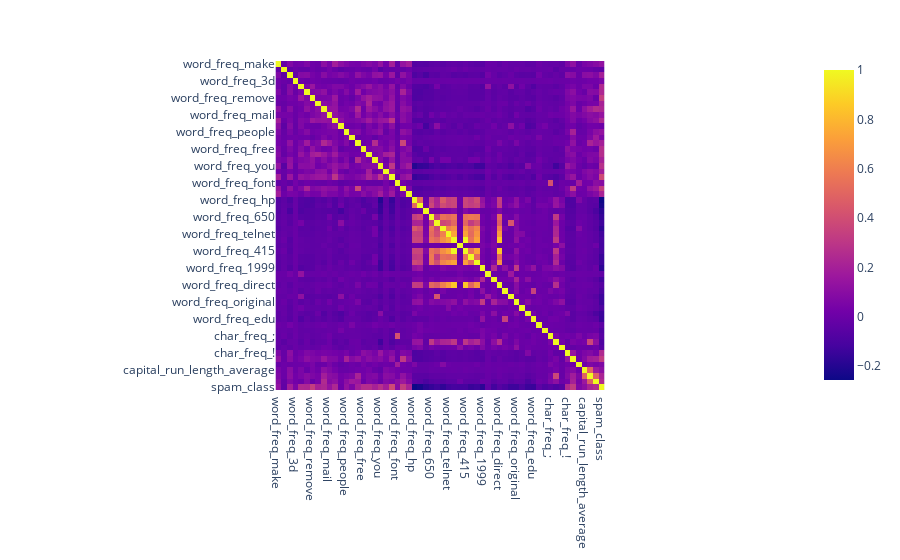

The notebook cell this image was saved under:
### Code cell
fig = px.imshow(df_corr, text_auto=True)
fig.show()

### Figure 1 — Plotly figure (JSON) as saved in the notebook; plotly's stock layout.template omitted (floating-point values rounded to 4 significant figures; data arrays with more than 128 entries replaced by an {"elided": "..."} marker saying what was removed)
{"data": [{"coloraxis": "coloraxis", "hovertemplate": "x: %{x}<br>y: %{y}<br>color: %{z}<extra></extra>", "name": "0", "texttemplate": "%{z}", "type": "heatmap", "x": ["word_freq_make", "word_freq_address", "word_freq_all", "word_freq_3d", "word_freq_our", "word_freq_over", "word_freq_remove", "word_freq_internet", "word_freq_order", "word_freq_mail", "word_freq_receive", "word_freq_will", "word_freq_people", "word_freq_report", "word_freq_addresses", "word_freq_free", "word_freq_business", "word_freq_email", "word_freq_you", "word_freq_credit", "word_freq_your", "word_freq_font", "word_freq_000", "word_freq_money", "word_freq_hp", "word_freq_hpl", "word_freq_george", "word_freq_650", "word_freq_lab", "word_freq_labs", "word_freq_telnet", "word_freq_857", "word_freq_data", "word_freq_415", "word_freq_85", "word_freq_technology", "word_freq_1999", "word_freq_parts", "word_freq_pm", "word_freq_direct", "word_freq_cs", "word_freq_meeting", "word_freq_original", "word_freq_project", "word_freq_re", "word_freq_edu", "word_freq_table", "word_freq_conference", "char_freq_;", "char_freq_(", "char_freq_[", "char_freq_!", "char_freq_$", "char_freq_#", "capital_run_length_average", "capital_run_length_longest", "capital_run_length_total", "spam_class"], "xaxis": "x", "y": ["word_freq_make", "word_freq_address", "word_freq_all", "word_freq_3d", "word_freq_our", "word_freq_over", "word_freq_remove", "word_freq_internet", "word_freq_order", "word_freq_mail", "word_freq_receive", "word_freq_will", "word_freq_people", "word_freq_report", "word_freq_addresses", "word_freq_free", "word_freq_business", "word_freq_email", "word_freq_you", "word_freq_credit", "word_freq_your", "word_freq_font", "word_freq_000", "word_freq_money", "word_freq_hp", "word_freq_hpl", "word_freq_george", "word_freq_650", "word_freq_lab", "word_freq_labs", "word_freq_telnet", "word_freq_857", "word_freq_data", "word_freq_415", "word_freq_85", "word_freq_technology", "word_freq_1999", "word_freq_parts", "word_freq_pm", "word_freq_direct", "word_freq_cs", "word_freq_meeting", "word_freq_original", "word_freq_project", "word_freq_re", "word_freq_edu", "word_freq_table", "word_freq_conference", "char_freq_;", "char_freq_(", "char_freq_[", "char_freq_!", "char_freq_$", "char_freq_#", "capital_run_length_average", "capital_run_length_longest", "capital_run_length_total", "spam_class"], "yaxis": "y", "z": {"elided": "58x58 float values"}}], "layout": {"coloraxis": {"colorscale": [[0, "#0d0887"], [0.1111, "#46039f"], [0.2222, "#7201a8"], [0.3333, "#9c179e"], [0.4444, "#bd3786"], [0.5556, "#d8576b"], [0.6667, "#ed7953"], [0.7778, "#fb9f3a"], [0.8889, "#fdca26"], [1, "#f0f921"]]}, "margin": {"t": 60}, "xaxis": {"anchor": "y", "constrain": "domain", "domain": [0, 1], "scaleanchor": "y"}, "yaxis": {"anchor": "x", "autorange": "reversed", "constrain": "domain", "domain": [0, 1]}}}
